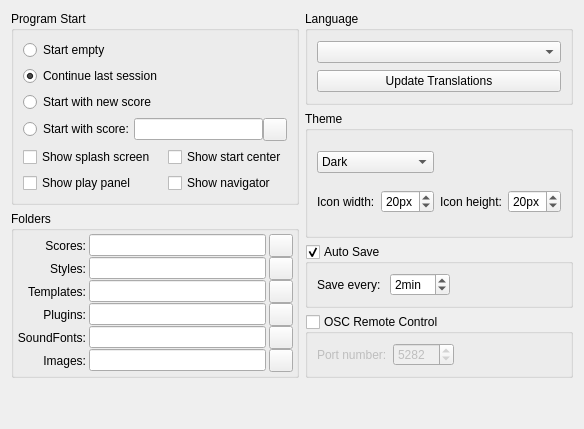
     <widget class="QWidget" name="tabGeneral">
      <property name="accessibleName">
       <string>General Tab</string>
      </property>
      <attribute name="title">
       <string>General</string>
      </attribute>
      <layout class="QGridLayout" name="gridLayout_2">
       <item row="0" column="0" rowspan="2">
        <widget class="QGroupBox" name="groupBox_5">
         <property name="title">
          <string>Program Start</string>
         </property>
         <layout class="QGridLayout" name="gridLayout">
          <item row="0" column="0">
           <widget class="QRadioButton" name="emptySession">
            <property name="accessibleName">
             <string>Start empty</string>
            </property>
            <property name="text">
             <string>Start empty</string>
            </property>
           </widget>
          </item>
          <item row="4" column="1">
           <widget class="QCheckBox" name="showStartcenter">
            <property name="text">
             <string>Show start center</string>
            </property>
           </widget>
          </item>
          <item row="1" column="0">
           <widget class="QRadioButton" name="lastSession">
            <property name="accessibleName">
             <string>Continue last session</string>
            </property>
            <property name="text">
             <string>Continue last session</string>
            </property>
            <property name="checked">
             <bool>true</bool>
            </property>
           </widget>
          </item>
          <item row="3" column="0" colspan="2">
           <layout class="QHBoxLayout" name="horizontalLayout_2">
            <property name="spacing">
             <number>0</number>
            </property>
            <property name="sizeConstraint">
             <enum>QLayout::SetFixedSize</enum>
            </property>
            <item>
             <widget class="QRadioButton" name="scoreSession">
              <property name="accessibleName">
               <string>Start with score:</string>
              </property>
              <property name="text">
               <string>Start with score:</string>
              </property>
             </widget>
            </item>
            <item>
             <widget class="QLineEdit" name="sessionScore">
              <property name="accessibleName">
               <string>Start with score</string>
              </property>
              <property name="accessibleDescription">
               <string>Insert path to starting score</string>
              </property>
             </widget>
            </item>
            <item>
             <widget class="QToolButton" name="startWithButton">
              <property name="focusPolicy">
               <enum>Qt::StrongFocus</enum>
              </property>
              <property name="accessibleName">
               <string>Choose starting score</string>
              </property>
              <property name="accessibleDescription">
               <string>Opens a file dialog for selecting the starting score</string>
              </property>
              <property name="text">
               <string notr="true"/>
              </property>
              <property name="icon">
               <iconset resource="musescore.qrc">
                <normaloff>:/data/icons/document-open.svg</normaloff>:/data/icons/document-open.svg</iconset>
              </property>
             </widget>
            </item>
           </layout>
          </item>
          <item row="4" column="0">
           <widget class="QCheckBox" name="showSplashScreen">
            <property name="accessibleName">
             <string>Show splash screen</string>
            </property>
            <property name="text">
             <string>Show splash screen</string>
            </property>
           </widget>
          </item>
          <item row="2" column="0">
           <widget class="QRadioButton" name="newSession">
            <property name="accessibleName">
             <string>Start with new score</string>
            </property>
            <property name="text">
             <string>Start with new score</string>
            </property>
           </widget>
          </item>
          <item row="5" column="0">
           <widget class="QCheckBox" name="playPanelShow">
            <property name="accessibleName">
             <string>Show play panel</string>
            </property>
            <property name="text">
             <string>Show play panel</string>
            </property>
           </widget>
          </item>
          <item row="5" column="1">
           <widget class="QCheckBox" name="navigatorShow">
            <property name="accessibleName">
             <string>Show navigator</string>
            </property>
            <property name="text">
             <string>Show navigator</string>
            </property>
           </widget>
          </item>
         </layout>
        </widget>
       </item>
       <item row="4" column="1">
        <widget class="QGroupBox" name="oscServer">
         <property name="accessibleName">
          <string>OSC remote control</string>
         </property>
         <property name="title">
          <string>OSC Remote Control</string>
         </property>
         <property name="checkable">
          <bool>true</bool>
         </property>
         <property name="checked">
          <bool>false</bool>
         </property>
         <layout class="QHBoxLayout" name="horizontalLayout_9">
          <item>
           <widget class="QLabel" name="label">
            <property name="text">
             <string extracomment="The UDP port number on which the MuseScore OSC server will listen on">Port number:</string>
            </property>
           </widget>
          </item>
          <item>
           <widget class="QSpinBox" name="oscPort">
            <property name="accessibleName">
             <string>Port number</string>
            </property>
            <property name="minimum">
             <number>1</number>
            </property>
            <property name="maximum">
             <number>65535</number>
            </property>
            <property name="value">
             <number>5282</number>
            </property>
           </widget>
          </item>
          <item>
           <spacer name="horizontalSpacer_15">
            <property name="orientation">
             <enum>Qt::Horizontal</enum>
            </property>
            <property name="sizeHint" stdset="0">
             <size>
              <width>40</width>
              <height>20</height>
             </size>
            </property>
           </spacer>
          </item>
         </layout>
        </widget>
       </item>
       <item row="3" column="1">
        <widget class="QGroupBox" name="autoSave">
         <property name="accessibleName">
          <string>Auto Save</string>
         </property>
         <property name="title">
          <string>Auto Save</string>
         </property>
         <property name="checkable">
          <bool>true</bool>
         </property>
         <layout class="QHBoxLayout">
          <property name="spacing">
           <number>9</number>
          </property>
          <property name="leftMargin">
           <number>9</number>
          </property>
          <property name="topMargin">
           <number>9</number>
          </property>
          <property name="rightMargin">
           <number>9</number>
          </property>
          <property name="bottomMargin">
           <number>9</number>
          </property>
          <item>
           <widget class="QLabel" name="label_25">
            <property name="text">
             <string>Save every:</string>
            </property>
           </widget>
          </item>
          <item>
           <widget class="QSpinBox" name="autoSaveTime">
            <property name="accessibleName">
             <string>Select delay (in minutes) between auto saves</string>
            </property>
            <property name="suffix">
             <string extracomment="minutes">min</string>
            </property>
            <property name="minimum">
             <number>1</number>
            </property>
            <property name="value">
             <number>2</number>
            </property>
           </widget>
          </item>
          <item>
           <spacer>
            <property name="orientation">
             <enum>Qt::Horizontal</enum>
            </property>
            <property name="sizeHint" stdset="0">
             <size>
              <width>40</width>
              <height>20</height>
             </size>
            </property>
           </spacer>
          </item>
         </layout>
        </widget>
       </item>
       <item row="0" column="1">
        <widget class="QGroupBox" name="groupBox_10">
         <property name="title">
          <string>Language</string>
         </property>
         <property name="checkable">
          <bool>false</bool>
         </property>
         <layout class="QVBoxLayout" name="verticalLayout">
          <item>
           <widget class="QComboBox" name="language">
            <property name="accessibleName">
             <string>Select language</string>
            </property>
            <property name="accessibleDescription">
             <string>Select the language of the user interface</string>
            </property>
           </widget>
          </item>
          <item>
           <widget class="QPushButton" name="updateTranslation">
            <property name="text">
             <string>Update Translations</string>
            </property>
           </widget>
          </item>
         </layout>
        </widget>
       </item>
       <item row="2" column="0" rowspan="3">
        <widget class="QGroupBox" name="groupBox_6">
         <property name="title">
          <string>Folders</string>
         </property>
         <layout class="QGridLayout">
          <property name="leftMargin">
           <number>3</number>
          </property>
          <property name="topMargin">
           <number>3</number>
          </property>
          <property name="rightMargin">
           <number>3</number>
          </property>
          <property name="bottomMargin">
           <number>3</number>
          </property>
          <property name="horizontalSpacing">
           <number>3</number>
          </property>
          <property name="verticalSpacing">
           <number>0</number>
          </property>
          <item row="0" column="1">
           <widget class="QLineEdit" name="myScores">
            <property name="accessibleName">
             <string>Score folder</string>
            </property>
            <property name="accessibleDescription">
             <string>Insert path to score folder.</string>
            </property>
           </widget>
          </item>
          <item row="5" column="0">
           <widget class="QLabel" name="label_9">
            <property name="text">
             <string>Images:</string>
            </property>
            <property name="alignment">
             <set>Qt::AlignRight|Qt::AlignTrailing|Qt::AlignVCenter</set>
            </property>
           </widget>
          </item>
          <item row="0" column="0">
           <widget class="QLabel" name="label_86">
            <property name="text">
             <string>Scores:</string>
            </property>
            <property name="alignment">
             <set>Qt::AlignRight|Qt::AlignTrailing|Qt::AlignVCenter</set>
            </property>
           </widget>
          </item>
          <item row="1" column="0">
           <widget class="QLabel" name="label_88">
            <property name="text">
             <string>Styles:</string>
            </property>
            <property name="alignment">
             <set>Qt::AlignRight|Qt::AlignTrailing|Qt::AlignVCenter</set>
            </property>
           </widget>
          </item>
          <item row="1" column="1">
           <widget class="QLineEdit" name="myStyles">
            <property name="accessibleName">
             <string>Style folder</string>
            </property>
            <property name="accessibleDescription">
             <string>Insert path for style folder</string>
            </property>
           </widget>
          </item>
          <item row="2" column="0">
           <widget class="QLabel" name="label_2">
            <property name="text">
             <string>Templates:</string>
            </property>
            <property name="alignment">
             <set>Qt::AlignRight|Qt::AlignTrailing|Qt::AlignVCenter</set>
            </property>
           </widget>
          </item>
          <item row="0" column="2">
           <widget class="QToolButton" name="myScoresButton">
            <property name="focusPolicy">
             <enum>Qt::StrongFocus</enum>
            </property>
            <property name="accessibleName">
             <string>Choose score folder</string>
            </property>
            <property name="accessibleDescription">
             <string>Opens a folder dialog for selecting the score folder</string>
            </property>
            <property name="text">
             <string notr="true"/>
            </property>
            <property name="icon">
             <iconset resource="musescore.qrc">
              <normaloff>:/data/icons/document-open.svg</normaloff>:/data/icons/document-open.svg</iconset>
            </property>
           </widget>
          </item>
          <item row="1" column="2">
           <widget class="QToolButton" name="myStylesButton">
            <property name="focusPolicy">
             <enum>Qt::StrongFocus</enum>
            </property>
            <property name="accessibleName">
             <string>Choose style folder</string>
            </property>
            <property name="accessibleDescription">
             <string>Opens a folder dialog for selecting the style folder</string>
            </property>
            <property name="text">
             <string notr="true"/>
            </property>
            <property name="icon">
             <iconset resource="musescore.qrc">
              <normaloff>:/data/icons/document-open.svg</normaloff>:/data/icons/document-open.svg</iconset>
            </property>
           </widget>
          </item>
          <item row="3" column="0">
           <widget class="QLabel" name="label_89">
            <property name="text">
             <string>Plugins:</string>
            </property>
            <property name="alignment">
             <set>Qt::AlignRight|Qt::AlignTrailing|Qt::AlignVCenter</set>
            </property>
           </widget>
          </item>
          <item row="2" column="1">
           <widget class="QLineEdit" name="myTemplates">
            <property name="accessibleName">
             <string>Template folder</string>
            </property>
            <property name="accessibleDescription">
             <string>Insert path to Template folder</string>
            </property>
           </widget>
          </item>
          <item row="3" column="1">
           <widget class="QLineEdit" name="myPlugins">
            <property name="accessibleName">
             <string>Plugin folder</string>
            </property>
            <property name="accessibleDescription">
             <string>Insert path to plugin folder</string>
            </property>
           </widget>
          </item>
          <item row="4" column="1">
           <widget class="QLineEdit" name="mySoundfonts">
            <property name="accessibleName">
             <string>SoundFont folders</string>
            </property>
            <property name="accessibleDescription">
             <string>Insert path to SoundFont folders</string>
            </property>
           </widget>
          </item>
          <item row="3" column="2">
           <widget class="QToolButton" name="myPluginsButton">
            <property name="focusPolicy">
             <enum>Qt::StrongFocus</enum>
            </property>
            <property name="accessibleName">
             <string>Choose plugin folder</string>
            </property>
            <property name="accessibleDescription">
             <string>Opens a folder dialog for selecting the plugin folder</string>
            </property>
            <property name="text">
             <string notr="true"/>
            </property>
            <property name="icon">
             <iconset resource="musescore.qrc">
              <normaloff>:/data/icons/document-open.svg</normaloff>:/data/icons/document-open.svg</iconset>
            </property>
           </widget>
          </item>
          <item row="4" column="0">
           <widget class="QLabel" name="label_5">
            <property name="text">
             <string>SoundFonts:</string>
            </property>
            <property name="alignment">
             <set>Qt::AlignRight|Qt::AlignTrailing|Qt::AlignVCenter</set>
            </property>
           </widget>
          </item>
          <item row="5" column="1">
           <widget class="QLineEdit" name="myImages">
            <property name="accessibleName">
             <string>Image folder</string>
            </property>
            <property name="accessibleDescription">
             <string>Insert path to image folder</string>
            </property>
           </widget>
          </item>
          <item row="2" column="2">
           <widget class="QToolButton" name="myTemplatesButton">
            <property name="focusPolicy">
             <enum>Qt::StrongFocus</enum>
            </property>
            <property name="accessibleName">
             <string>Choose template folder</string>
            </property>
            <property name="accessibleDescription">
             <string>Opens a folder dialog for selecting the template folder</string>
            </property>
            <property name="text">
             <string notr="true"/>
            </property>
            <property name="icon">
             <iconset resource="musescore.qrc">
              <normaloff>:/data/icons/document-open.svg</normaloff>:/data/icons/document-open.svg</iconset>
            </property>
           </widget>
          </item>
          <item row="5" column="2">
           <widget class="QToolButton" name="myImagesButton">
            <property name="focusPolicy">
             <enum>Qt::StrongFocus</enum>
            </property>
            <property name="accessibleName">
             <string>Image folder</string>
            </property>
            <property name="accessibleDescription">
             <string>Opens a folder dialog for selecting the image folder</string>
            </property>
            <property name="text">
             <string/>
            </property>
            <property name="icon">
             <iconset resource="musescore.qrc">
              <normaloff>:/data/icons/document-open.svg</normaloff>:/data/icons/document-open.svg</iconset>
            </property>
           </widget>
          </item>
          <item row="4" column="2">
           <widget class="QToolButton" name="mySoundfontsButton">
            <property name="focusPolicy">
             <enum>Qt::StrongFocus</enum>
            </property>
            <property name="accessibleName">
             <string>SoundFont folders</string>
            </property>
            <property name="accessibleDescription">
             <string>Opens a dialog for configuring the SoundFont folders</string>
            </property>
            <property name="text">
             <string notr="true"/>
            </property>
            <property name="icon">
             <iconset resource="musescore.qrc">
              <normaloff>:/data/icons/edit.svg</normaloff>:/data/icons/edit.svg</iconset>
            </property>
           </widget>
          </item>
         </layout>
        </widget>
       </item>
       <item row="1" column="1" rowspan="2">
        <widget class="QGroupBox" name="groupBox_12">
         <property name="title">
          <string>Theme</string>
         </property>
         <layout class="QGridLayout" name="gridLayout_9">
          <item row="0" column="0" colspan="2">
           <widget class="QComboBox" name="styleName">
            <property name="accessibleName">
             <string>Select style</string>
            </property>
            <item>
             <property name="text">
              <string>Dark</string>
             </property>
            </item>
            <item>
             <property name="text">
              <string>Light</string>
             </property>
            </item>
           </widget>
          </item>
          <item row="1" column="1">
           <widget class="QSpinBox" name="iconWidth">
            <property name="accessibleName">
             <string>Icon Width</string>
            </property>
            <property name="suffix">
             <string extracomment="pixel">px</string>
            </property>
            <property name="minimum">
             <number>5</number>
            </property>
            <property name="value">
             <number>20</number>
            </property>
           </widget>
          </item>
          <item row="1" column="2">
           <widget class="QLabel" name="iconHeigthLabel">
            <property name="text">
             <string>Icon height:</string>
            </property>
           </widget>
          </item>
          <item row="1" column="0">
           <widget class="QLabel" name="iconWidthLabel">
            <property name="text">
             <string>Icon width:</string>
            </property>
           </widget>
          </item>
          <item row="1" column="3">
           <widget class="QSpinBox" name="iconHeight">
            <property name="accessibleName">
             <string>Icon Height</string>
            </property>
            <property name="suffix">
             <string extracomment="pixel">px</string>
            </property>
            <property name="minimum">
             <number>5</number>
            </property>
            <property name="value">
             <number>20</number>
            </property>
           </widget>
          </item>
         </layout>
        </widget>
       </item>
       <item row="5" column="0">
        <spacer name="verticalSpacer">
         <property name="orientation">
          <enum>Qt::Vertical</enum>
         </property>
         <property name="sizeHint" stdset="0">
          <size>
           <width>20</width>
           <height>40</height>
          </size>
         </property>
        </spacer>
       </item>
      </layout>
     </widget>
